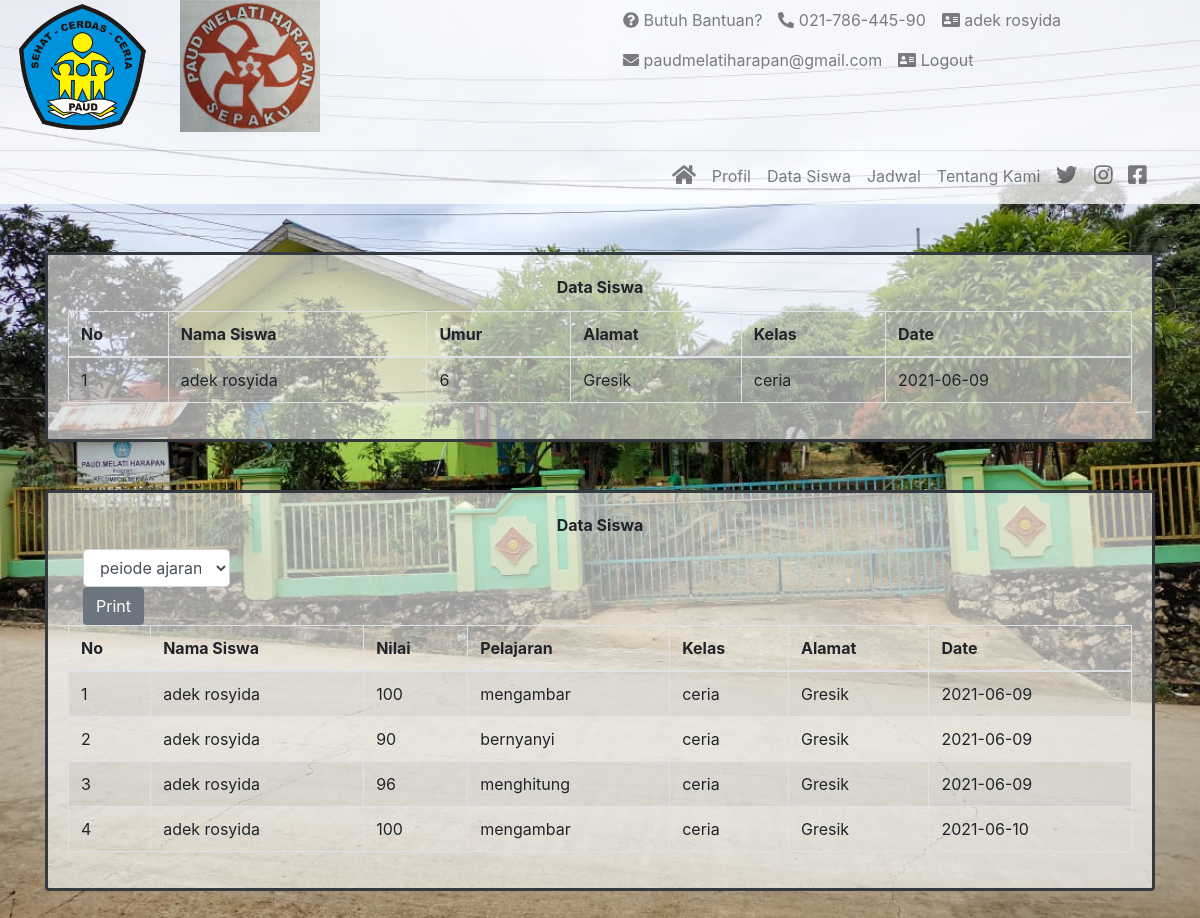
The app's page /datasiswa.php (signed in) with its own data.
### tables this page shows
CREATE TABLE `detail_user` (
  `id` int(20) NOT NULL,
  `nama_siswa` varchar(50) DEFAULT NULL,
  `nama_ortu` varchar(50) DEFAULT NULL,
  `alamat` varchar(50) DEFAULT NULL,
  `no_telp` varchar(50) DEFAULT NULL,
  `id_user` int(20) DEFAULT NULL,
  `umur` varchar(10) DEFAULT NULL,
  `tempat_lahir` varchar(50) DEFAULT NULL,
  `tgl_lahir` varchar(20) DEFAULT NULL,
  `jenis_kelamin` varchar(20) DEFAULT NULL,
  `email` varchar(20) DEFAULT NULL,
  `date` varchar(20) DEFAULT NULL
);

CREATE TABLE `siswa` (
  `id` int(20) NOT NULL,
  `id_kelas` int(20) DEFAULT NULL,
  `id_detail_user` int(20) DEFAULT NULL,
  `date` varchar(20) DEFAULT NULL
);

CREATE TABLE `kelas` (
  `id` int(20) NOT NULL,
  `nama_kelas` varchar(20) DEFAULT NULL,
  `id_guru` int(20) DEFAULT NULL,
  `id_jadwal` int(20) DEFAULT NULL,
  `date` varchar(20) DEFAULT NULL
);

CREATE TABLE `nilai` (
  `id` int(20) NOT NULL,
  `nilai` int(20) DEFAULT NULL,
  `id_siswa` int(20) DEFAULT NULL,
  `id_pelajaran` int(20) DEFAULT NULL,
  `date` varchar(20) DEFAULT NULL
);

CREATE TABLE `pelajaran` (
  `id` int(20) NOT NULL,
  `nama_pelajaran` varchar(20) DEFAULT NULL,
  `id_guru` int(20) DEFAULT NULL,
  `date` varchar(20) DEFAULT NULL,
  `id_periode` int(20) DEFAULT NULL
);

### datasiswa.php (the view, shortened to what this page needs)
<!doctype php>
<php lang="en">
<?php
include 'db/database.php';
?>
<head>
    <link rel="stylesheet" href="assets/css/bootstrap.min.css">
    <link rel="stylesheet" href="assets/css/all.min.css" />
    <link rel="stylesheet" href="assets/css/lia.css">
</head>
<body class="bgtotal">
    <div class="navbar-light bgnav">
    <div class="container-fluid">
            <div class="row">
                <div class="col-md-6">
                    <div class="row">
                        <div class="col-md-6">
                            <img src="assets/img/logo2.png" alt="" style="max-width:50%; object-fit: cover;">
                        </div>
                        <div class="col-md-6">
                            <img src="assets/img/logo1.jpg" alt="" style="max-width:52%; object-fit: cover; margin-left: -50%;">
                        </div>
                    </div>
                </div>
                 <?php if (isset($_SESSION["id"])){
                   $id = $_SESSION['id'];
                   $sql = "select * from user INNER JOIN detail_user ON user.id = detail_user.id_user where user.id='$id'";
                   $result = $conn->query($sql);
                        $row = $result->fetch_assoc();
                       $user = $row["nama_siswa"];
                   ?>
                <div class="col-md">
                    <div class="row">
                        <div class="col-md">
                            <ul class="navbar-nav atas">
                                <li class="nav-item">
                                    <a class="nav-link" href="#"><i class="fas fa-question-circle"></i> Butuh
                                        Bantuan?</a>
                                </li>
                                <li class="nav-item">
                                    <div class="nav-link" href="#"><i class="fas fa-phone-alt"></i> 021-786-445-90</div>
                                </li>
                                <li class="nav-item ">
                                <a class="nav-link" href="login.php"><i class="fas fa-address-card"></i> <?php echo $user; ?>
                                        </a>
                                </li>
                            </ul>
                        </div>
                    </div>
                    <div class="row">
                        <div class="col-md">
                            <ul class="navbar-nav atas">
                                <li class="nav-item">
                                    <div class="nav-link"><i class="fas fa-envelope"></i>
                                        paudmelatiharapan@gmail.com</div>
                                </li>
                                <li class="nav-item">
                                    <a class="nav-link" href="logout.php"><i class="fas fa-address-card"></i> Logout
                                        </a>
                                </li>
                            </ul>
                        </div>
                    </div>
                </div>
               <?php  }?>
            </div>
        </div>
        <hr style="margin-bottom:-3px;">
        <nav class="navbar navbar-expand-lg">
            <div class="container">
                <div class="collapse navbar-collapse" id="navbarTogglerDemo02">
                    <ul class="navbar-nav ml-auto mt-2 mt-lg-0">
                        <li class="nav-item">
                            <a class="nav-link" href="index.php"><i class="fas fa-home fa-lg"></i></a>
                        </li>
                        <li class="nav-item">
                            <a class="nav-link" href="profile.php">Profil</a>
                        </li>
                        <?php if (isset($_SESSION["id"])){?>
                            <li class="nav-item">
                                <a class="nav-link" href="datasiswa.php">Data Siswa</a>
                            </li>
                        <?php  }?>
                        <li class="nav-item">
                            <a class="nav-link" href="datajadwal.php">Jadwal</a>
                        </li>
                        <li class="nav-item">
                            <a class="nav-link" href="tentangkami.php">Tentang Kami</a>
                        </li>
                        <li class="nav-item">
                            <a class="nav-link" href="#"><i class="fab fa-twitter fa-lg"></i></a>
                        </li>
                        <li class="nav-item">
                            <a class="nav-link" href="#"><i class="fab fa-instagram fa-lg"></i></a>
                        </li>
                        <li class="nav-item">
                            <a class="nav-link" href="#"><i class="fab fa-facebook-square fa-lg"></i></a>
                        </li>
                    </ul>
                </div>
        </nav>
    </div>
    <div class="container mt-5 mb-5">
        <div class="row">
            <div class="col-md">
                <div class="card border-3 border-dark">
                    <div class="card-body">
                        <div class="card-title text-center"><strong>Data Siswa</strong></div>
                        <div class="table-responsive">
                        <table id="example" class="table table-striped table-bordered" style="width:100%">
                        <thead>
                        <tr>
                            <th>No</th>
                            <th>Nama Siswa</th>
                            <th>Umur</th>
                            <th>Alamat</th>
                            <th>Kelas</th>
                            <th>Date</th>
                        </tr>
                    </thead>
                    <tbody>
                        <?php
                            $sql = "select siswa.id, siswa.id_kelas, siswa.id_detail_user, siswa.date, kelas.nama_kelas, detail_user.nama_siswa, detail_user.alamat, detail_user.umur  from ((siswa INNER JOIN kelas ON siswa.id_kelas = kelas.id) INNER JOIN detail_user ON siswa.id_detail_user = detail_user.id) where detail_user.id_user = '$id'";
                            $result = $conn->query($sql);
                            $no = 1;
                            if ($result->num_rows > 0) {
                                while($row = $result->fetch_assoc()) {
                        ?>
                        <tr>
                            <td><?php echo $no++; ?></td>
                            <td><?php echo $row["nama_siswa"]; ?></td>
                            <td><?php echo $row["umur"]; ?></td>
                            <td><?php echo $row["alamat"]; ?></td>
                            <td><?php echo $row["nama_kelas"]; ?></td>
                            <td><?php echo $row["date"]; ?></td>
                        </tr>
                        <?php
                                }
                            }
                        ?>
                           </tbody>
                        </table>
                        </div>
                        </div>
                    </div>
                </div>
            </div>
        </div>
    <div class="container mt-5 mb-5">
        <div class="row">
            <div class="col-md">
                <div class="card border-3 border-dark">
                    <div class="card-body">
                            <div class="card-title text-center"><strong>Data Siswa</strong></div>
                                <td>
                                    <div class="col-sm-2">
                                        <select class="form-control" id="periode" >
                                        <option >peiode ajaran</option>
                                       </select>
                                        <button id='print'onclick=printIt() class="btn btn-secondary" >Print</button>
                                    </div>
                            <div class="table-responsive">
                        <table id="example" class="table table-striped table-bordered" style="width:100%">
                        <thead>
                        <tr>
                            <th>No</th>
                            <th>Nama Siswa</th>
                            <th>Nilai</th>
                            <th>Pelajaran</th>
                            <th>Kelas</th>
                            <th>Alamat</th>
                            <th>Date</th>
                        </tr>
                        </thead>
                        <tbody>
                        <?php
                            $sql = "select nilai.id, nilai.nilai, nilai.date, nilai.id_siswa, nilai.id_pelajaran, detail_user.nama_siswa, detail_user.alamat, detail_user.umur, pelajaran.nama_pelajaran, kelas.nama_kelas from ((((nilai INNER JOIN siswa ON nilai.id_siswa = siswa.id) INNER JOIN pelajaran ON nilai.id_pelajaran = pelajaran.id) INNER JOIN detail_user ON siswa.id_detail_user = detail_user.id) INNER JOIN kelas ON siswa.id_kelas = kelas.id) where detail_user.id_user = '$id'";
                            $result = $conn->query($sql);
                            $no = 1;
                            if ($result->num_rows > 0) {
                                while($row = $result->fetch_assoc()) {
                        ?>
                        <tr>
                            <td><?php echo $no++; ?></td>
                            <td><?php echo $row["nama_siswa"]; ?></td>
                            <td><?php echo $row["nilai"]; ?></td>
                            <td><?php echo $row["nama_pelajaran"]; ?></td>
                            <td><?php echo $row["nama_kelas"]; ?></td>
                            <td><?php echo $row["alamat"]; ?></td>
                            <td><?php echo $row["date"]; ?></td>
                        </tr>
                        <?php
                                }
                            }
                        ?>
                           </tbody>
                        </table>
                        </div>
                        </div>
                    </div>
                </div>
            </div>
        </div>
</body>
</php>

### assets/css/lia.css (style rules this page uses)
.bgtotal { background-image: url('../img/bcknew.jpg'); background-position: center; background-repeat: no-repeat; background-size: cover; }
.bgnav { background-color: rgba(255, 255, 255, 0.755); }
.border-3 { border-width: 3px !important; }
.atas { flex-direction: row; margin-right: 5px; }
.nav-link { padding-right: .5rem !important; padding-left: .5rem !important; }

### records on screen
detail_user: nama_siswa "adek rosyida"
siswa: id_detail_user.nama_siswa "adek rosyida", id_detail_user.umur "6", id_detail_user.alamat "Gresik", id_kelas.nama_kelas "ceria", date "2021-06-09"
nilai: detail_user.nama_siswa "adek rosyida", nilai "100", id_pelajaran.nama_pelajaran "mengambar", kelas.nama_kelas "ceria", detail_user.alamat "Gresik", date "2021-06-09"
nilai: detail_user.nama_siswa "adek rosyida", nilai "90", id_pelajaran.nama_pelajaran "bernyanyi", kelas.nama_kelas "ceria", detail_user.alamat "Gresik", date "2021-06-09"
nilai: detail_user.nama_siswa "adek rosyida", nilai "96", id_pelajaran.nama_pelajaran "menghitung", kelas.nama_kelas "ceria", detail_user.alamat "Gresik", date "2021-06-09"
nilai: detail_user.nama_siswa "adek rosyida", nilai "100", id_pelajaran.nama_pelajaran "mengambar", kelas.nama_kelas "ceria", detail_user.alamat "Gresik", date "2021-06-10"
